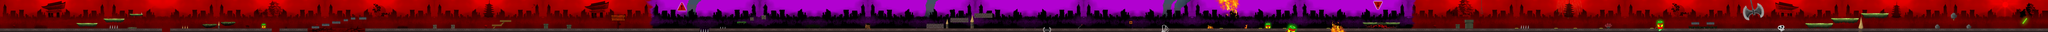

Tiled map render using the project's own tile images. Description and the map definition, with tile-layer contents summarised, below:
An orthogonal 1250x20 tile map with 16x16 px tiles, 2 tile layers (Backgroundd, Graficos), 7 tilesets and 320 objects.

<map version="1.0" orientation="orthogonal" renderorder="right-down" width="1250" height="20" tilewidth="16" tileheight="16" nextobjectid="579">
 <tileset firstgid="1" name="Level1Pa1" tilewidth="16" tileheight="16" tilecount="4080">
  <image source="Level1Pa1.png" width="3264" height="320" />
 </tileset>
 <tileset firstgid="4081" name="Level1Pa2" tilewidth="16" tileheight="16" tilecount="3480">
  <image source="Level1Pa2.png" width="2798" height="320" />
 </tileset>
 <tileset firstgid="7561" name="Level1Pa7" tilewidth="16" tileheight="16" tilecount="2200">
  <image source="Level1Pa7.png" width="1772" height="320" />
 </tileset>
 <tileset firstgid="9761" name="Level1Pa3Arreglo" tilewidth="16" tileheight="16" tilecount="4040">
  <image source="Level1Pa3Arreglo.png" width="3241" height="320" />
 </tileset>
 <tileset firstgid="13801" name="Level1Pa4Arreglo" tilewidth="16" tileheight="16" tilecount="4400">
  <image source="Level1Pa4Arreglo.png" width="3521" height="320" />
 </tileset>
 <tileset firstgid="18201" name="Level1Pa5Arreglo" tilewidth="16" tileheight="16" tilecount="4220">
  <image source="Level1Pa5Arreglo.png" width="3381" height="320" />
 </tileset>
 <tileset firstgid="22421" name="Level1Pa6Arreglo" tilewidth="16" tileheight="16" tilecount="3000">
  <image source="Level1Pa6Arreglo.png" width="2402" height="320" />
 </tileset>
 <layer name="Backgroundd" width="1250" height="20">
  <data>[25000 cells, 24981 non-empty, 1 distinct tile ids]</data>
 </layer>
 <layer name="Graficos" width="1250" height="20">
  <data>[25000 cells, 25000 non-empty, 24980 distinct tile ids]</data>
 </layer>
 <objectgroup name="Piso">
  <object id="2" x="0" y="284" width="1582" height="36.6667" />
  <object id="3" x="1660" y="284.667" width="994.667" height="40.6667" />
  <object id="5" x="2728" y="284.667" width="276.667" height="38.6667" />
  <object id="7" x="3044" y="260" width="73.3333" height="24.6667" />
  <object id="8" x="3143.33" y="236.667" width="73.3333" height="24" />
  <object id="9" x="3244" y="212" width="80.6667" height="24" />
  <object id="10" x="3355.33" y="190" width="44" height="22" />
  <object id="12" x="3506.67" y="171.333" width="70.6667" height="24" />
  <object id="15" x="749.333" y="231.333" width="202" height="14" />
  <object id="16" x="1012" y="187.333" width="204" height="12" />
  <object id="17" x="1265.33" y="140" width="130" height="10" />
  <object id="18" x="1977.33" y="242" width="142" height="15.3333" />
  <object id="19" x="2158" y="219.333" width="142" height="17.3333" />
  <object id="20" x="4228" y="248" width="36" height="36.6667" />
  <object id="21" x="4404.67" y="247.333" width="36" height="38" />
  <object id="22" x="4803.33" y="244.667" width="98" height="17.3333" />
  <object id="23" x="4881.33" y="200.667" width="112" height="18.6667" />
  <object id="24" x="5309.33" y="236.667" width="45.3333" height="16.6667" />
  <object id="26" x="5534" y="246.667" width="46.6667" height="16.6667" />
  <object id="31" x="9048" y="238" width="168" height="45.3333" />
  <object id="32" x="9278.66" y="181.333" width="175.333" height="42.6664" />
  <object id="33" x="9515.33" y="133.333" width="175.333" height="45.3333" />
  <object id="34" x="13308" y="225.333" width="138" height="16" />
  <object id="35" x="13532.7" y="226" width="139.333" height="21.3333" />
  <object id="36" x="14214.7" y="242" width="42" height="15.3333" />
  <object id="37" x="14302.7" y="196.667" width="88.6667" height="30" />
  <object id="38" x="16518" y="220.667" width="76.6667" height="24.6667" />
  <object id="39" x="16666.7" y="220.667" width="76" height="23.3333" />
  <object id="40" x="17632.7" y="233.333" width="268" height="17.3333" />
  <object id="41" x="17884" y="182" width="232" height="18" />
  <object id="43" x="18176.7" y="134" width="267.333" height="14.6667" />
  <object id="44" x="3566" y="284.667" width="3270.67" height="40.6667" />
  <object id="45" x="6922.67" y="284.667" width="3262.67" height="45.3333" />
  <object id="46" x="10265.4" y="284.667" width="9737.33" height="40.6667" />
  <object id="376" x="7202.08" y="221.833" width="81" height="9" />
  <object id="432" x="7325.66" y="174.333" width="36" height="34.6667" />
  <object id="433" x="7438" y="154.334" width="40" height="34" />
  <object id="518" x="3427.38" y="173.25" width="42.5" height="21.625" />
 </objectgroup>
 <objectgroup name="Tubos">
  <object id="496" x="19757" y="147" width="85" height="109" />
 </objectgroup>
 <objectgroup name="Monedas">
  <object id="417" x="12298.4" y="284.75" width="20" height="8.66667" />
  <object id="418" x="12535" y="284.794" width="20" height="8.66667" />
  <object id="419" x="12962" y="284.773" width="20" height="8.66667" />
  <object id="424" x="14797.4" y="284.844" width="25.5" height="11" />
  <object id="425" x="15620.9" y="284.844" width="28.5" height="12.5" />
  <object id="427" x="16117.3" y="284.781" width="29.5" height="15" />
  <object id="429" x="15184.6" y="284.844" width="26" height="9.5" />
  <object id="431" x="15373" y="284.75" width="22.9" height="10" />
  <object id="576" x="11916.9" y="284.938" width="20" height="1.5" />
 </objectgroup>
 <objectgroup name="Bloques">
  <object id="49" x="756.333" y="245.667" width="192.333" height="4.33333" />
  <object id="50" x="761.333" y="250.333" width="184.667" height="5.33333" />
  <object id="51" x="763.667" y="256" width="178.333" height="4.66667" />
  <object id="52" x="770" y="260.667" width="169" height="8.33333" />
  <object id="54" x="1017" y="200.333" width="193.333" height="3" />
  <object id="56" x="1024.67" y="204.333" width="185" height="8" />
  <object id="57" x="1027.33" y="212.333" width="176.667" height="6.66667" />
  <object id="58" x="1040" y="219.667" width="160.333" height="4.66667" />
  <object id="59" x="1072.33" y="251.333" width="78.3333" height="33.6667" />
  <object id="61" x="1380.67" y="122" width="5.66667" height="18.3333" />
  <object id="63" x="1273" y="150.667" width="119" height="7.33333" />
  <object id="64" x="1277" y="157.667" width="109.333" height="5.33333" />
  <object id="65" x="1781" y="254" width="52.6667" height="31" />
  <object id="67" x="1979.33" y="258" width="129.667" height="7" />
  <object id="68" x="1993.33" y="266.333" width="106.333" height="6.66667" />
  <object id="69" x="2129.33" y="248.333" width="17.3333" height="36.6667" />
  <object id="70" x="2137.67" y="210.333" width="1.33333" height="38" />
  <object id="71" x="2139.33" y="221" width="1.66667" height="27.6667" />
  <object id="72" x="2135" y="221" width="2.66667" height="27.6667" />
  <object id="73" x="2130.33" y="243" width="2.33333" height="5" />
  <object id="74" x="2132.33" y="236" width="1.66667" height="7" />
  <object id="75" x="2141.67" y="230.333" width="2" height="11" />
  <object id="76" x="2143.67" y="241.333" width="2.66667" height="7" />
  <object id="77" x="2156.67" y="221.333" width="3.66667" height="15" />
  <object id="78" x="2163.67" y="238" width="125.333" height="12.3333" />
  <object id="79" x="2557.67" y="236.333" width="35.6667" height="48.6667" />
  <object id="80" x="2572.33" y="226.333" width="2.33333" height="2" />
  <object id="81" x="2570.33" y="230.667" width="2.66667" height="2.66667" />
  <object id="82" x="2550" y="270.333" width="7.66667" height="13.3333" />
  <object id="87" x="3043.67" y="285.333" width="522" height="42.3333" />
  <object id="88" x="3004.67" y="311.333" width="38.6667" height="9" />
  <object id="89" x="2655" y="312.333" width="72.6667" height="11" />
  <object id="90" x="1581.67" y="314" width="78.3333" height="6.66667" />
  <object id="93" x="4226.67" y="250.667" width="10.3333" height="33" />
  </objectgroup>
 <objectgroup name="Enemigos">
  <!-- 11 objects omitted --></objectgroup>
 <objectgroup name="Objeto">
  <!-- 3 objects omitted --></objectgroup>
</map>
<!-- 238 of 320 objects omitted -->